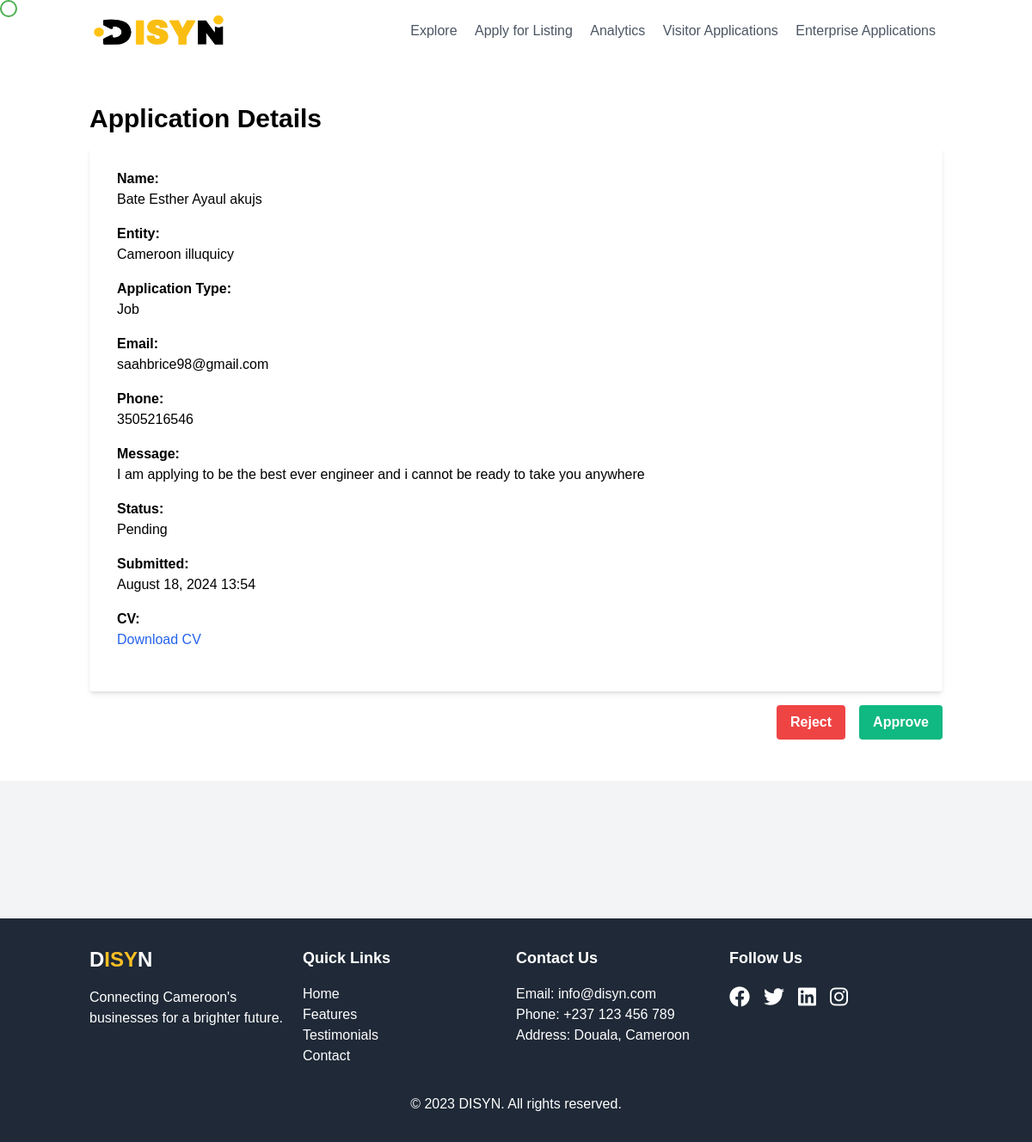
Screenshot of /visitor-applications/2/ (signed in) with the database file from the repository.
### entities/models.py (models this page shows, shortened)
class VisitorApplication(models.Model):
    APPLICATION_TYPES = (
        ('visit', 'Visit'),
        ('internship', 'Internship'),
        ('job', 'Job'),
    )
    STATUS_CHOICES = (
        ('pending', 'Pending'),
        ('approved', 'Approved'),
        ('rejected', 'Rejected'),
    )
    entity = models.ForeignKey(Entity, on_delete=models.CASCADE, related_name='visitor_applications')
    name = models.CharField(max_length=100)
    email = models.EmailField()
    phone = models.CharField(max_length=20)
    application_type = models.CharField(max_length=10, choices=APPLICATION_TYPES)
    message = models.TextField()
    cv = models.FileField(upload_to='visitor_cvs/', blank=True, null=True)
    status = models.CharField(max_length=10, choices=STATUS_CHOICES, default='pending')
    created_at = models.DateTimeField(auto_now_add=True)
    updated_at = models.DateTimeField(auto_now=True)

class Entity(models.Model):
    name = models.CharField(max_length=200)
    entity_type = models.ForeignKey(EntityType, on_delete=models.PROTECT, related_name='entities')
    description = models.TextField()
    image = models.ImageField(upload_to='entity_images/', null=True, blank=True)
    location = models.CharField(max_length=200)
    email = models.EmailField()
    phone = models.CharField(max_length=20)
    director_name = models.CharField(max_length=100, blank=True)
    website = models.URLField(blank=True)
    upvotes = models.IntegerField(default=0)
    view_count = models.PositiveIntegerField(default=0)
    created_at = models.DateTimeField(auto_now_add=True)
    updated_at = models.DateTimeField(auto_now=True)
    created_from_application = models.BooleanField(default=False)

### entities/views.py (the view, shortened to what this page needs)
# urls.py: path('visitor-applications/<int:pk>/', views.visitor_application_detail, name='visitor_application_detail'),
@staff_member_required
def visitor_application_detail(request, pk):
    application = get_object_or_404(VisitorApplication, pk=pk)
    return render(request, 'entities/visitor_application_detail.html', {'application': application})

### entities/templates/entities/visitor_application_detail.html (shortened to what this page needs)
{% extends 'entities/base.html' %}
{% block content %}
<div class="container mx-auto px-4 py-8">
    <h1 class="text-3xl font-bold mb-4">Application Details</h1>
    <div class="bg-white shadow-md rounded px-8 pt-6 pb-8 mb-4">
        <div class="mb-4">
            <p class="font-bold">Name:</p>
            <p>{{ application.name }}</p>
        </div>
        <div class="mb-4">
            <p class="font-bold">Entity:</p>
            <p>{{ application.entity.name }}</p>
        </div>
        <div class="mb-4">
            <p class="font-bold">Application Type:</p>
            <p>{{ application.get_application_type_display }}</p>
        </div>
        <div class="mb-4">
            <p class="font-bold">Email:</p>
            <p>{{ application.email }}</p>
        </div>
        <div class="mb-4">
            <p class="font-bold">Phone:</p>
            <p>{{ application.phone }}</p>
        </div>
        <div class="mb-4">
            <p class="font-bold">Message:</p>
            <p>{{ application.message }}</p>
        </div>
        <div class="mb-4">
            <p class="font-bold">Status:</p>
            <p>{{ application.get_status_display }}</p>
        </div>
        <div class="mb-4">
            <p class="font-bold">Submitted:</p>
            <p>{{ application.created_at|date:"F d, Y H:i" }}</p>
        </div>
        {% if application.cv %}
        <div class="mb-4">
            <p class="font-bold">CV:</p>
            <a href="{{ application.cv.url }}" class="text-blue-600 hover:text-blue-800" target="_blank">Download CV</a>
        </div>
        {% endif %}
    </div>
    {% if application.status == 'pending' %}
    <div class="flex justify-end space-x-4">
        <form method="post">
            <button type="submit" class="bg-red-500 hover:bg-red-700 text-white font-bold py-2 px-4 rounded">
                Reject
            </button>
        </form>
        <form method="post">
            <button type="submit" class="bg-green-500 hover:bg-green-700 text-white font-bold py-2 px-4 rounded">
                Approve
            </button>
        </form>
    </div>
    {% endif %}
</div>
{% endblock %}

### entities/templates/entities/base.html (style rules this page uses)
body { font-family: 'CustomFont', sans-serif; }

### rows the page displays
VisitorApplication: name "Bate Esther Ayaul akujs", entity.name "Cameroon illuquicy", application_type "Job", email "saahbrice98@gmail.com", phone "3505216546", message "I am applying to be the best ever engineer and i cannot be ready to take you anywhere", status "Pending", created_at "August 18, 2024 13:54"
